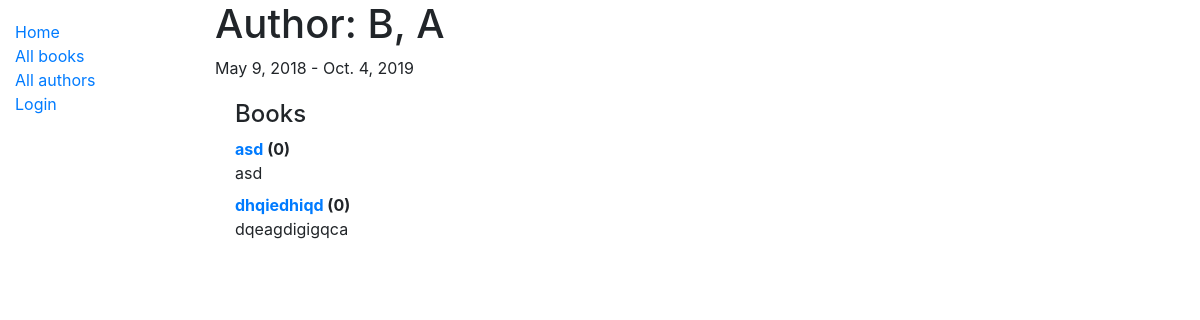
/catalog/author/3, run on the app's committed database.
### catalog/models.py (models this page shows, shortened)
class Author(models.Model):
    first_name = models.CharField(max_length=100)
    last_name = models.CharField(max_length=100)
    date_of_birth = models.DateField(null=True, blank=True)
    date_of_death = models.DateField('Died', null=True, blank=True)
    class Meta:
        ordering = ['last_name', 'first_name']
    def __str__(self):
        return f'{self.last_name}, {self.first_name}'

class Book(models.Model):
    title = models.CharField(max_length=200)
    author = models.ForeignKey('Author', on_delete=models.SET_NULL, null=True)
    summary = models.TextField(max_length=1000, help_text='Enter a brief description of the book')
    isbn = models.CharField('ISBN', max_length=13, help_text='13 Character <a href="https://www.isbn-international.org/content/what-isbn">ISBN number</a>')
    genre = models.ManyToManyField(Genre, help_text='Select a genre for this book')
    def __str__(self):
        return self.title
    def display_genre(self):
        """Create a string for the Genre. This is required to display genre in Admin."""
        return ', '.join(genre.name for genre in self.genre.all()[:3])
    display_genre.short_description = 'Genre'

### catalog/views.py (the view)
class AuthorDetailView(generic.DetailView):
    model = Author

### catalog/templates/catalog/author_detail.html
{% extends "base_generic.html" %}
{% block content %}
<h1>Author: {{ author }} </h1>
<p>{{author.date_of_birth}} - {% if author.date_of_death %}{{author.date_of_death}}{% endif %}</p>
<div style="margin-left:20px;margin-top:20px">
<h4>Books</h4>
<dl>
{% for book in author.book_set.all %}
  <dt><a href="{% url 'book-detail' book.pk %}">{{book}}</a> ({{book.bookinstance_set.all.count}})</dt>
  <dd>{{book.summary}}</dd>
{% endfor %}
</dl>
</div>
{% endblock %}

### data on the page
Author: last_name+first_name "B, A", date_of_birth "May 9, 2018", date_of_death "Oct. 4, 2019"
Book: title "asd", bookinstance_set.all.count "0", summary "asd"
Book: title "dhqiedhiqd", bookinstance_set.all.count "0", summary "dqeagdigigqca"
